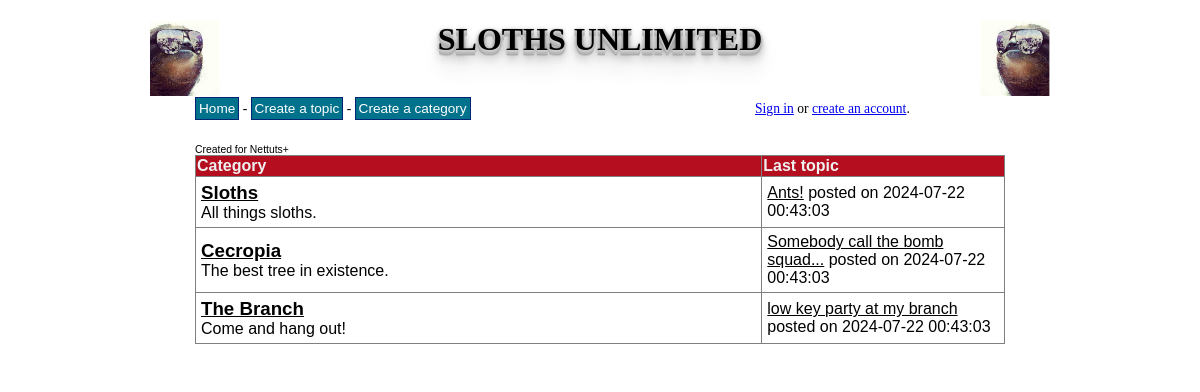
Screenshot of /web_files/forum/index.php with the database file from the repository.
### tables this page shows
CREATE TABLE `categories` (
  `cat_id` int(8) NOT NULL AUTO_INCREMENT,
  `cat_name` varchar(255) NOT NULL,
  `cat_description` varchar(255) NOT NULL,
  PRIMARY KEY (`cat_id`),
  UNIQUE KEY `cat_name_unique` (`cat_name`)
);

CREATE TABLE `topics` (
  `topic_id` int(8) NOT NULL AUTO_INCREMENT,
  `topic_subject` varchar(255) NOT NULL,
  `topic_date` datetime NOT NULL,
  `topic_cat` int(8) NOT NULL,
  `topic_by` int(8) NOT NULL,
  PRIMARY KEY (`topic_id`),
  KEY `topic_cat` (`topic_cat`),
  KEY `topic_by` (`topic_by`),
  CONSTRAINT `topics_ibfk_1` FOREIGN KEY (`topic_cat`) REFERENCES `categories` (`cat_id`) ON DELETE CASCADE ON UPDATE CASCADE,
  CONSTRAINT `topics_ibfk_2` FOREIGN KEY (`topic_by`) REFERENCES `users` (`user_id`) ON UPDATE CASCADE
);

### web_files/forum/index.php (the view)
<?php
require_once 'connect.php';
require_once 'header.php';
$sql = "SELECT
            cat_id,
            cat_name,
            cat_description
        FROM
            categories";
$result = mysqli_query($link, $sql);
if(!$result)
{
    echo "The categories could not be displayed, please try again later.";
}
else
{
    if(mysqli_num_rows($result) == 0)
    {
        echo "No categories defined yet.";
    }
    else
    {
        echo "<table border='1'>
              <tr>
                <th>Category</th>
                <th>Last topic</th>
              </tr>";
        while($row = mysqli_fetch_assoc($result))
        {
	    $sql = "SELECT * FROM topics WHERE topic_cat = " . $row["cat_id"] . " ORDER BY topic_date DESC";
	    $topics_result = mysqli_query($link, $sql);
	    $topics = mysqli_fetch_assoc($topics_result);
            echo "<tr>";
                echo "<td class='leftpart'>";
                    echo "<h3><a href='category.php?id=" . $row["cat_id"] . "'>" . $row["cat_name"] . "</a></h3>" . $row["cat_description"];
                echo "</td>";
                echo "<td class='rightpart'>";
		if (!$topics) {
                    echo "No topics yet";
		}
		else {
		    echo "<a href='topic.php?id=" . $topics["topic_id"] . "'>" . $topics["topic_subject"] . "</a> posted on " . $topics["topic_date"];
		}
                echo "</td>";
            echo "</tr>";
        }
    }
}
include 'footer.php';
?>

### web_files/forum/header.php (shortened to what this page needs)
<!DOCTYPE html PUBLIC "-//W3C//DTD XHTML 1.0 Strict//EN"
"http://www.w3.org/TR/xhtml1/DTD/xhtml1-strict.dtd">
<html xmlns="http://www.w3.org/1999/xhtml" xml:lang="nl" lang="nl">
<head>
    <link rel="stylesheet" href="style.css" type="text/css">
</head>
<body>
<div id="wrapper">
<div id="banner">
<img id="sunglasses_sloth_right" src="images/sunglasses_sloth_right.jpg">
<img id="sunglasses_sloth_left" src="images/sunglasses_sloth_left.jpg">
<h1 id="title">SLOTHS UNLIMITED</h1>
</div>
    <div id="menu">
        <a class="item" href="index.php">Home</a> -
        <a class="item" href="create_topic.php">Create a topic</a> -
        <a class="item" href="create_cat.php">Create a category</a>
        <div id="userbar">
<?php
    if(session_status() == PHP_SESSION_ACTIVE && isset($_SESSION['signed_in']))
    {
        echo 'Hello ' . $_SESSION['user_name'] . '. Not you? <a href="signout.php">Sign out</a>';
    }
    else
    {
        echo '<a href="signin.php">Sign in</a> or <a href="signup.php">create an account</a>.';
    }
?>
    </div>
    </div>
        <div id="content">

### web_files/forum/footer.php
</div>
</div>
<div id="footer">Created for Nettuts+</div>
</body>
</html>

### web_files/forum/style.css (style rules this page uses)
html { height: 100%; }
body { background-color: 0; text-align: center; height: 100%; }
#wrapper { display: block; height: 100%; width: 900px; margin: 0 auto; }
#banner { width: 100%; height: 75px; }
#sunglasses_sloth_right { float: left; position: relative; height: 100%; width: auto; }
#sunglasses_sloth_left { float: right; position: relative; height: 100%; width: auto; }
#content { background-color: #fff; float: left; font-family: Arial; padding: 20px 5%; text-align: left; width: 90%; }
#menu { float: left; border-bottom: none; clear: both; width: 90%; height:20px; padding: 5px 5% 0 5%; background-color: #FFF; text-align: left; font-size: 85%; }
#userbar { background-color: #fff; float: right; width: 250px; }
#footer { clear: both; }
table { border-collapse: collapse; width: 100%; }
table a { color: #000; }
th { background-color: #B40E1F; color: #F0F0F0; }
td { padding: 5px; }
#title { text-shadow: 0 1px 0 #ccc, 0 2px 0 #c9c9c9, 0 3px 0 #bbb, 0 4px 0 #b9b9b9, 0 5px 0 #aaa, 0 6px 1px rgba(0,0,0,.1), 0 0 5px rgba(0,0,0,.1), 0 1px 3px rgba(0,0,0,.3), 0 3px 5px rgba(0,0,0,.2), 0 5px 10px rgba(0,0,0,.25), 0 10px 10px rgba(0,0,0,.2), 0 20px 20px rgba(0,0,0,.15); }
h3 { margin: 0; padding: 0; }
.item { background-color: #00728B; border: 1px solid #032472; color: #FFF; font-family: Arial; padding: 3px; text-decoration: none; }
.leftpart { width: 70%; }
.rightpart { width: 30%; }
#footer { font-size: 65%; padding: 3px 0 0 0; }

### rows the page displays
categories: cat_name "Sloths", cat_description "All things sloths.", topics.topic_subject "Ants!", topics.topic_date "2024-07-22 00:43:03"
categories: cat_name "Cecropia", cat_description "The best tree in existence.", topics.topic_subject "Somebody call the bomb squad...", topics.topic_date "2024-07-22 00:43:03"
categories: cat_name "The Branch", cat_description "Come and hang out!", topics.topic_subject "low key party at my branch", topics.topic_date "2024-07-22 00:43:03"
